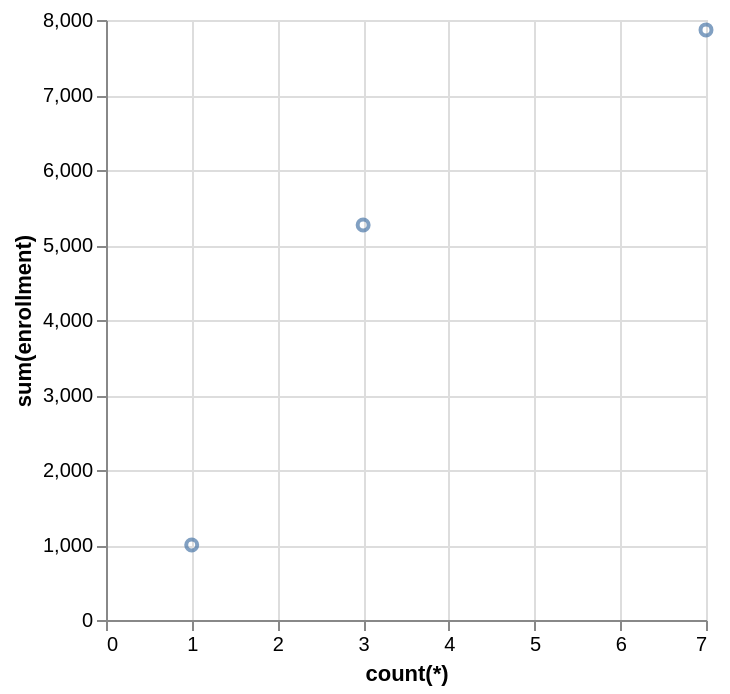

Vega-Lite specification stored for this chart:
### Vega-Lite specification from a JSON file in a GitHub repository (floating-point values rounded to 4 significant figures)
{"data": {"values": [{"x_data": 7, "y_data": 7868}, {"x_data": 3, "y_data": 5267}, {"x_data": 1, "y_data": 1000}]}, "mark": "point", "encoding": {"x": {"field": "x_data", "type": "quantitative", "title": "count(*)"}, "y": {"field": "y_data", "type": "quantitative", "title": "sum(enrollment)"}}}
